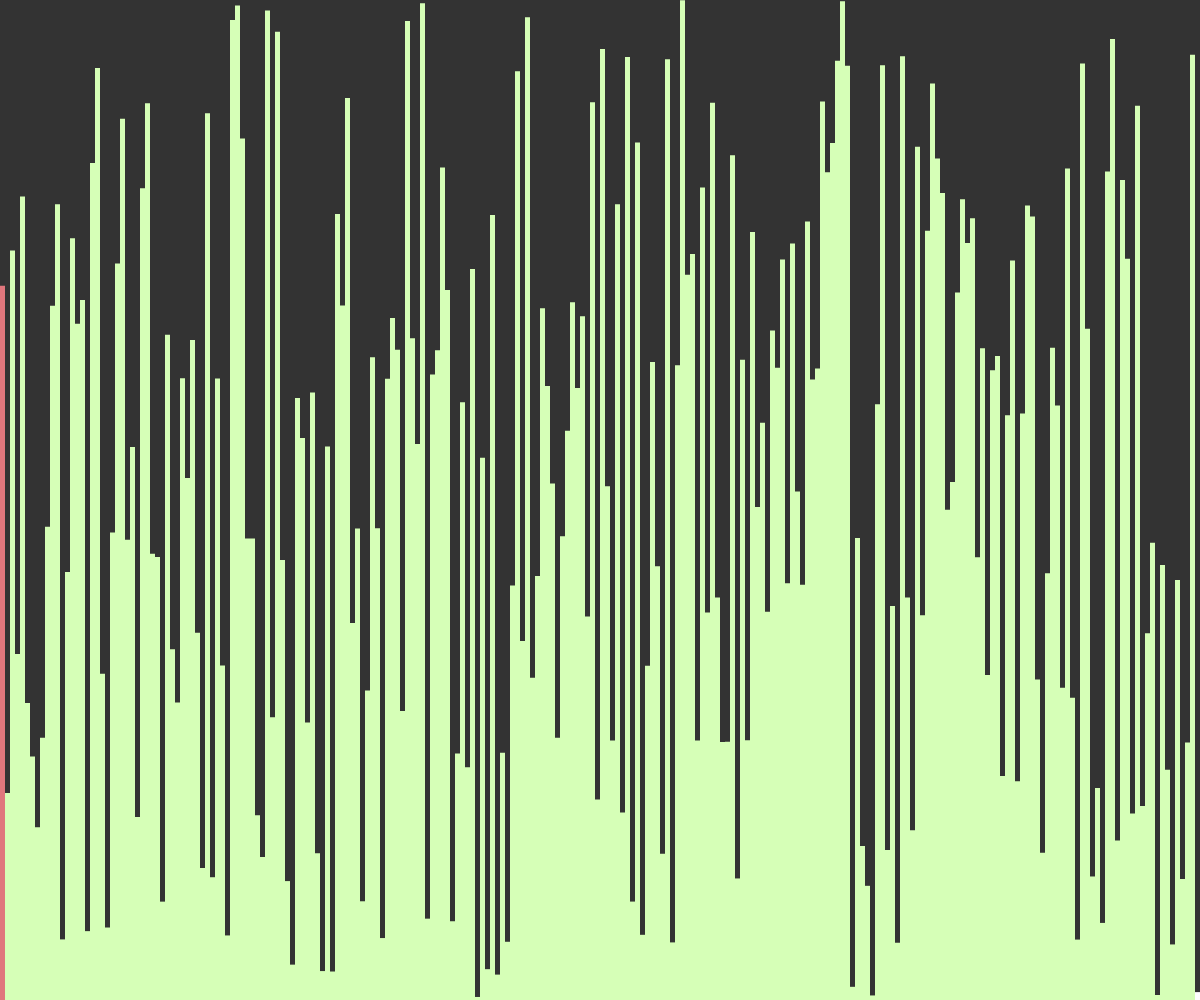
Frame 1 (no input)
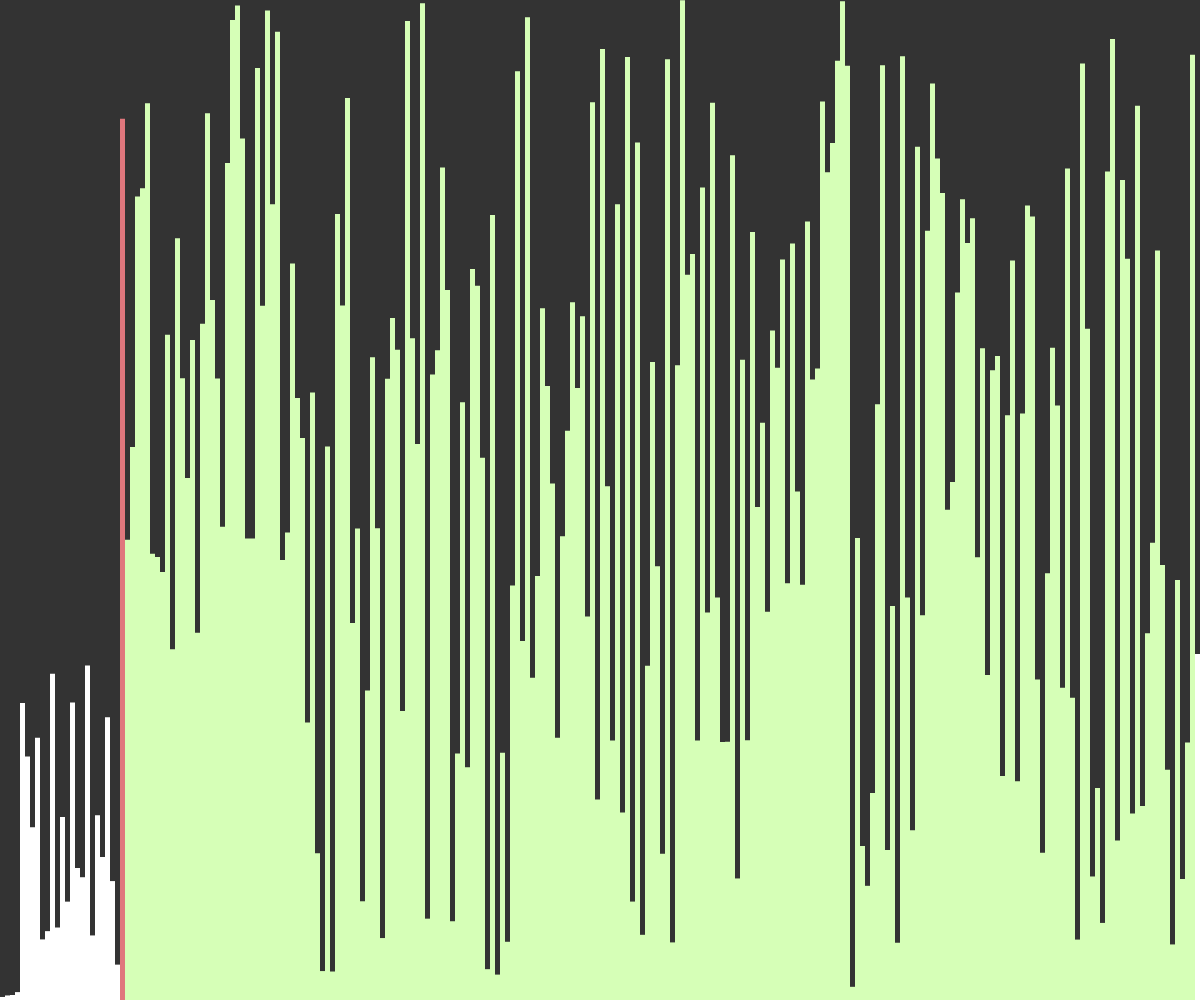
Frame 60 (no input)
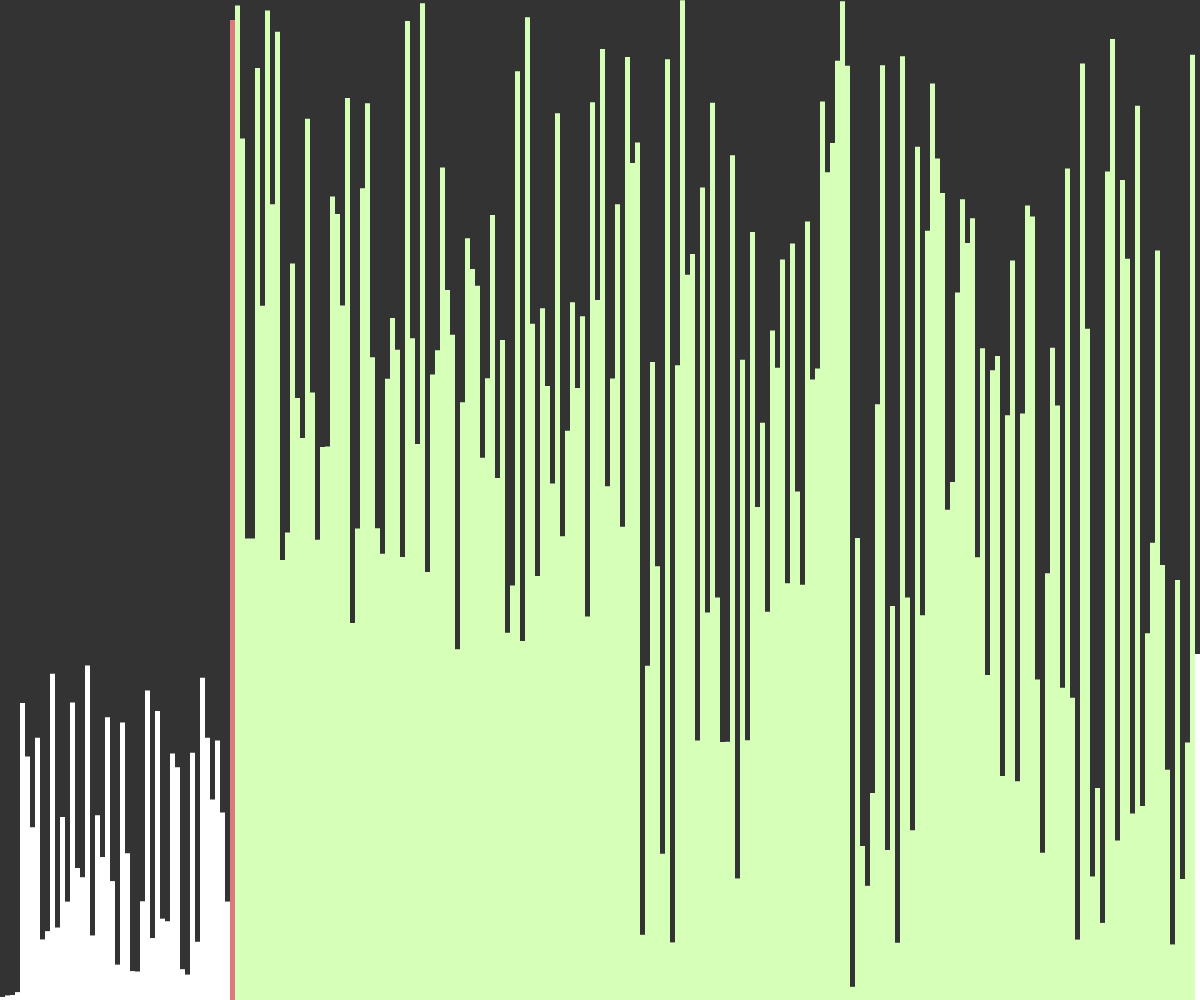
Frame 120 (the mouse pressed at the canvas centre since frame 60)

The p5.js sketch that drew these frames (run headless with seeded random() and noise() and a simulated clock; from frame 60 on, the mouse is pressed at the canvas centre):

// p5.js sketch
// ── sketch.js

// https://en.wikipedia.org/wiki/Quicksort

/*
    Quicksort is an in-place sorting algorithm. 
    Developed by British computer scientist Tony Hoare in 1959 and published in 1961,
        it is still a commonly used algorithm for sorting.
    When implemented well, it can be somewhat faster than merge sort and about two or three times
        faster than heapsort.
    
    Quicksort is a divide-and-concuer algorithm.
    It works by selecting a 'pivot' element from the array and partitioning the other elements
        into two subarrays, according to whether they are less than or greater than the pivot.
    For this reason, it is sometimes called partition-exchange sort.
    The sub-arrays are then sorted recursively.
    This can be done in-place, requiring small additional amounts of memory to perform the sorting.

    Quicksort is a comparison sort, meaning that it can sort items of any type for which a 'less-than'
        relation (formally, a total order) is defined.
    Efficient implementations of Quicksort are not a stable sort, meaning that the relative order
        of equal sort items is not preserved.

    Worst Case > O(n^2)
    Best  Case > O(nlogn) or O(n)
    Average    > O(nlogn) 


    - Lomuto Partition Scheme  -> use this!

    algorithm quicksort(A, lo, hi) is
        if lo < hi then
            p := partition(A, lo, hi)
            quicksort(A, lo, p - 1)
            quicksort(A, p + 1, hi)

    algorithm partition(A, lo, hi) is
        pivot := A[hi]
        i := lo
        for j := lo to hi do
            if A[j] < pivot then
                swap A[i] with A[j]
                i := i + 1
        swap A[i] with A[hi]
        return i



    - Hoare Partition Scheme 

    algorithm quicksort(A, lo, hi) is
        if lo < hi then
            p := partition(A, lo, hi)
            quicksort(A, lo, p)
            quicksort(A, p + 1, hi)

    algorithm partition(A, lo, hi) is
        pivot := A[ floor((hi + lo) / 2) ]
        i := lo - 1
        j := hi + 1
        loop forever
            do
                i := i + 1
            while A[i] < pivot
            do
                j := j - 1
            while A[j] > pivot
            if i ≥ j then
                return j
            swap A[i] with A[j]

*/


const w = 5;

let values;
let states = [];

function setup() {
    createCanvas(windowWidth, windowHeight);
    values = new Array(floor(width / w));
    for (let i = 0; i < values.length; i++) {
        values[i] = random(height);
        states[i] = -1;
    }
    doQuickSort();
}

function doQuickSort() {
    quickSort(values, 0, values.length - 1).then(
        () => {
            values = new Array(floor(width / w));
            for (let i = 0; i < values.length; i++) {
                values[i] = random(height);
                states[i] = -1;
            }
            doQuickSort();
        }
    );
}

async function quickSort(arr, sidx, eidx) {
    if (sidx >= eidx) return;
    const idx = await partition(arr, sidx, eidx);
    states[idx] = -1;

    await Promise.all([
        quickSort(arr, sidx, idx-1),
        quickSort(arr, idx+1, eidx)
    ]);
}

async function partition(arr, sidx, eidx) {
    
    for (let i = sidx; i < eidx; i++) {
        states[i] = 1;
    }
    const pivotValue = arr[eidx];
    let pivotIndex = sidx;
    states[pivotIndex] = 0;
    for (let i = sidx; i < eidx; i++) {
        if (arr[i] < pivotValue) {
            await swap(arr, i, pivotIndex);
            states[pivotIndex] = -1;
            pivotIndex++;
            states[pivotIndex] = 0;
        }
    }
    await swap(arr, pivotIndex, eidx);

    for (let i = sidx; i < eidx; i++) {
        if (i !== pivotIndex) {
            states[i] = -1;
        }
    }

    return pivotIndex;
}

async function swap(arr, i0, i1) {
    await sleep(50);
    [arr[i0], arr[i1]] = [arr[i1], arr[i0]];
}

function sleep(ms) {
    return new Promise(resolve => setTimeout(resolve, ms));
}

function draw() {
    background(51);
    for (let i = 0; i < values.length; i++) {
        noStroke();
        if (states[i] === 0) {
            fill('#E0777D');
        } else if (states[i] === 1) {
            fill('#D6FFB7');
        } else {
            fill(255);
        }
        rect(i * w, height - values[i], w, values[i]);
    }
}
